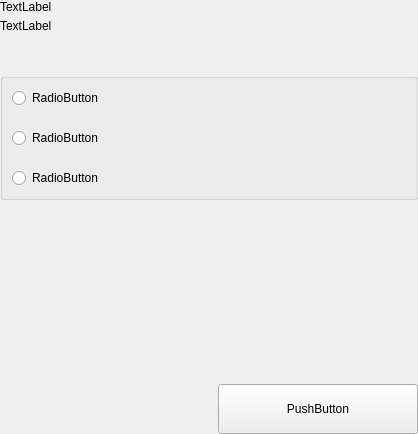
<?xml version="1.0" encoding="UTF-8"?>
<ui version="4.0">
 <class>SettingsLockWalletWidget</class>
 <widget class="QWidget" name="SettingsLockWalletWidget">
  <property name="geometry">
   <rect>
    <x>0</x>
    <y>0</y>
    <width>418</width>
    <height>434</height>
   </rect>
  </property>
  <property name="windowTitle">
   <string>Form</string>
  </property>
  <layout class="QVBoxLayout" name="verticalLayout">
   <property name="spacing">
    <number>0</number>
   </property>
   <property name="leftMargin">
    <number>0</number>
   </property>
   <property name="topMargin">
    <number>0</number>
   </property>
   <property name="rightMargin">
    <number>0</number>
   </property>
   <property name="bottomMargin">
    <number>0</number>
   </property>
   <item>
    <widget class="QWidget" name="left" native="true">
     <layout class="QVBoxLayout" name="verticalLayout_3">
      <property name="leftMargin">
       <number>0</number>
      </property>
      <property name="topMargin">
       <number>0</number>
      </property>
      <property name="rightMargin">
       <number>0</number>
      </property>
      <property name="bottomMargin">
       <number>0</number>
      </property>
      <item>
       <layout class="QVBoxLayout" name="verticalLayout_2">
        <property name="spacing">
         <number>0</number>
        </property>
        <item>
         <layout class="QHBoxLayout" name="horizontalLayout_3">
          <property name="spacing">
           <number>0</number>
          </property>
          <item>
           <layout class="QVBoxLayout" name="verticalLayoutTitle">
            <property name="spacing">
             <number>5</number>
            </property>
            <item>
             <widget class="QLabel" name="labelTitle">
              <property name="text">
               <string>TextLabel</string>
              </property>
             </widget>
            </item>
            <item>
             <widget class="QLabel" name="labelSubtitle1">
              <property name="text">
               <string>TextLabel</string>
              </property>
              <property name="wordWrap">
               <bool>true</bool>
              </property>
             </widget>
            </item>
           </layout>
          </item>
         </layout>
        </item>
        <item>
         <spacer name="verticalSpacer_2">
          <property name="orientation">
           <enum>Qt::Vertical</enum>
          </property>
          <property name="sizeType">
           <enum>QSizePolicy::Fixed</enum>
          </property>
          <property name="sizeHint" stdset="0">
           <size>
            <width>20</width>
            <height>40</height>
           </size>
          </property>
         </spacer>
        </item>
        <item>
         <widget class="QGroupBox" name="groupBox">
          <property name="title">
           <string/>
          </property>
          <layout class="QVBoxLayout" name="verticalLayout_4">
           <property name="spacing">
            <number>20</number>
           </property>
           <item>
            <widget class="QRadioButton" name="radioButtonMap">
             <property name="text">
              <string>RadioButton</string>
             </property>
            </widget>
           </item>
           <item>
            <widget class="QRadioButton" name="radioButtonAllow">
             <property name="text">
              <string>RadioButton</string>
             </property>
            </widget>
           </item>
           <item>
            <widget class="QRadioButton" name="radioButtonConnect">
             <property name="text">
              <string>RadioButton</string>
             </property>
            </widget>
           </item>
          </layout>
         </widget>
        </item>
        <item>
         <spacer name="verticalSpacer_5">
          <property name="orientation">
           <enum>Qt::Vertical</enum>
          </property>
          <property name="sizeType">
           <enum>QSizePolicy::Fixed</enum>
          </property>
          <property name="sizeHint" stdset="0">
           <size>
            <width>20</width>
            <height>20</height>
           </size>
          </property>
         </spacer>
        </item>
        <item>
         <spacer name="verticalSpacer_3">
          <property name="orientation">
           <enum>Qt::Vertical</enum>
          </property>
          <property name="sizeType">
           <enum>QSizePolicy::Fixed</enum>
          </property>
          <property name="sizeHint" stdset="0">
           <size>
            <width>20</width>
            <height>20</height>
           </size>
          </property>
         </spacer>
        </item>
        <item>
         <spacer name="verticalSpacer">
          <property name="orientation">
           <enum>Qt::Vertical</enum>
          </property>
          <property name="sizeHint" stdset="0">
           <size>
            <width>20</width>
            <height>40</height>
           </size>
          </property>
         </spacer>
        </item>
        <item>
         <layout class="QHBoxLayout" name="horizontalLayout_7">
          <item>
           <spacer name="horizontalSpacer_5">
            <property name="orientation">
             <enum>Qt::Horizontal</enum>
            </property>
            <property name="sizeType">
             <enum>QSizePolicy::Expanding</enum>
            </property>
            <property name="sizeHint" stdset="0">
             <size>
              <width>40</width>
              <height>20</height>
             </size>
            </property>
           </spacer>
          </item>
          <item>
           <widget class="QPushButton" name="pushButtonSave">
            <property name="minimumSize">
             <size>
              <width>200</width>
              <height>50</height>
             </size>
            </property>
            <property name="maximumSize">
             <size>
              <width>200</width>
              <height>50</height>
             </size>
            </property>
            <property name="text">
             <string>PushButton</string>
            </property>
           </widget>
          </item>
         </layout>
        </item>
       </layout>
      </item>
     </layout>
    </widget>
   </item>
  </layout>
 </widget>
 <resources/>
 <connections/>
</ui>
